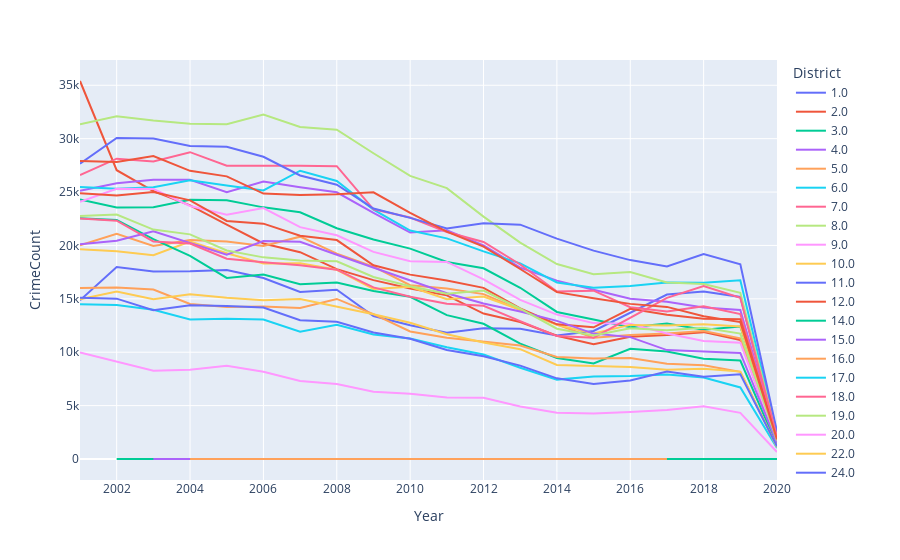

Notebook code for this chart:
### Markdown cell above
## Insights about Police districts vs Crime rate over the years
1. From the plot it can noted that police district 8 has the maximum crime rate over the years with 479488, least has been in district 31 with 202 and district 21 with 4 cases from the given data.  
2. Districts with less than 1000 crimes might have been created recently as it is very unlikely to have that amount of crimes as compared to the other districts.  
3. There are 47 cases which are not in any district marked with unknown

### Code cell
groupby_district_year= after_dropped_data[['District','ID','Year']].groupby(['Year','District']).count().rename(columns={'ID':'CrimeCount'})

groupby_district_year.reset_index(inplace=True)
#used plotly express to plot the graph might not print in pdf
fig = px.line(groupby_district_year, x="Year", y="CrimeCount", color="District",
              line_group="District", hover_name="District")
fig.show()

#used sns to plot the static plot
sns.set_style('darkgrid')
ax,figu=plt.subplots(figsize=(20,10))
sns.lineplot(data=groupby_district_year,x='Year',y='CrimeCount',hue='District')
figu.show()

### Figure 1 — Plotly figure (JSON) as saved in the notebook; plotly's stock layout.template omitted (floating-point values rounded to 4 significant figures)
{"data": [{"hoverlabel": {"namelength": 0}, "hovertemplate": "<b>%{hovertext}</b><br><br>District=1.0<br>Year=%{x}<br>CrimeCount=%{y}", "hovertext": [1, 1, 1, 1, 1, 1, 1, 1, 1, 1, 1, 1, 1, 1, 1, 1, 1, 1, 1, 1], "legendgroup": "1.0", "line": {"color": "#636efa", "dash": "solid"}, "mode": "lines", "name": "1.0", "showlegend": true, "type": "scatter", "x": [2001, 2002, 2003, 2004, 2005, 2006, 2007, 2008, 2009, 2010, 2011, 2012, 2013, 2014, 2015, 2016, 2017, 2018, 2019, 2020], "xaxis": "x", "y": [14857, 17972, 17571, 17578, 17697, 16950, 15649, 15851, 13396, 12526, 11824, 12256, 12204, 11573, 11994, 13723, 15406, 15681, 15175, 2041], "yaxis": "y"}, {"hoverlabel": {"namelength": 0}, "hovertemplate": "<b>%{hovertext}</b><br><br>District=2.0<br>Year=%{x}<br>CrimeCount=%{y}", "hovertext": [2, 2, 2, 2, 2, 2, 2, 2, 2, 2, 2, 2, 2, 2, 2, 2, 2, 2, 2, 2], "legendgroup": "2.0", "line": {"color": "#EF553B", "dash": "solid"}, "mode": "lines", "name": "2.0", "showlegend": true, "type": "scatter", "x": [2001, 2002, 2003, 2004, 2005, 2006, 2007, 2008, 2009, 2010, 2011, 2012, 2013, 2014, 2015, 2016, 2017, 2018, 2019, 2020], "xaxis": "x", "y": [35401, 27045, 25098, 23759, 21959, 20185, 19367, 17779, 16754, 15960, 15328, 13620, 12837, 11539, 10759, 11439, 11612, 11882, 11154, 1537], "yaxis": "y"}, {"hoverlabel": {"namelength": 0}, "hovertemplate": "<b>%{hovertext}</b><br><br>District=3.0<br>Year=%{x}<br>CrimeCount=%{y}", "hovertext": [3, 3, 3, 3, 3, 3, 3, 3, 3, 3, 3, 3, 3, 3, 3, 3, 3, 3, 3, 3], "legendgroup": "3.0", "line": {"color": "#00cc96", "dash": "solid"}, "mode": "lines", "name": "3.0", "showlegend": true, "type": "scatter", "x": [2001, 2002, 2003, 2004, 2005, 2006, 2007, 2008, 2009, 2010, 2011, 2012, 2013, 2014, 2015, 2016, 2017, 2018, 2019, 2020], "xaxis": "x", "y": [24310, 23557, 23580, 24278, 24223, 23567, 23113, 21615, 20553, 19702, 18458, 17858, 16038, 13773, 13065, 12333, 12688, 12117, 12415, 1930], "yaxis": "y"}, {"hoverlabel": {"namelength": 0}, "hovertemplate": "<b>%{hovertext}</b><br><br>District=4.0<br>Year=%{x}<br>CrimeCount=%{y}", "hovertext": [4, 4, 4, 4, 4, 4, 4, 4, 4, 4, 4, 4, 4, 4, 4, 4, 4, 4, 4, 4], "legendgroup": "4.0", "line": {"color": "#ab63fa", "dash": "solid"}, "mode": "lines", "name": "4.0", "showlegend": true, "type": "scatter", "x": [2001, 2002, 2003, 2004, 2005, 2006, 2007, 2008, 2009, 2010, 2011, 2012, 2013, 2014, 2015, 2016, 2017, 2018, 2019, 2020], "xaxis": "x", "y": [25118, 25832, 26144, 26142, 24988, 25984, 25458, 24977, 23053, 21212, 21423, 20014, 17926, 16704, 15857, 15005, 14738, 14184, 13958, 1992], "yaxis": "y"}, {"hoverlabel": {"namelength": 0}, "hovertemplate": "<b>%{hovertext}</b><br><br>District=5.0<br>Year=%{x}<br>CrimeCount=%{y}", "hovertext": [5, 5, 5, 5, 5, 5, 5, 5, 5, 5, 5, 5, 5, 5, 5, 5, 5, 5, 5, 5], "legendgroup": "5.0", "line": {"color": "#FFA15A", "dash": "solid"}, "mode": "lines", "name": "5.0", "showlegend": true, "type": "scatter", "x": [2001, 2002, 2003, 2004, 2005, 2006, 2007, 2008, 2009, 2010, 2011, 2012, 2013, 2014, 2015, 2016, 2017, 2018, 2019, 2020], "xaxis": "x", "y": [20006, 21092, 19950, 20499, 20369, 19950, 20822, 19240, 18009, 16278, 15959, 15443, 13977, 12591, 11349, 11622, 11745, 11991, 11296, 1662], "yaxis": "y"}, {"hoverlabel": {"namelength": 0}, "hovertemplate": "<b>%{hovertext}</b><br><br>District=6.0<br>Year=%{x}<br>CrimeCount=%{y}", "hovertext": [6, 6, 6, 6, 6, 6, 6, 6, 6, 6, 6, 6, 6, 6, 6, 6, 6, 6, 6, 6], "legendgroup": "6.0", "line": {"color": "#19d3f3", "dash": "solid"}, "mode": "lines", "name": "6.0", "showlegend": true, "type": "scatter", "x": [2001, 2002, 2003, 2004, 2005, 2006, 2007, 2008, 2009, 2010, 2011, 2012, 2013, 2014, 2015, 2016, 2017, 2018, 2019, 2020], "xaxis": "x", "y": [25479, 25314, 25460, 26106, 25616, 25150, 26997, 26038, 23350, 21394, 20664, 19445, 18324, 16537, 16040, 16200, 16542, 16513, 16743, 2414], "yaxis": "y"}, {"hoverlabel": {"namelength": 0}, "hovertemplate": "<b>%{hovertext}</b><br><br>District=7.0<br>Year=%{x}<br>CrimeCount=%{y}", "hovertext": [7, 7, 7, 7, 7, 7, 7, 7, 7, 7, 7, 7, 7, 7, 7, 7, 7, 7, 7, 7], "legendgroup": "7.0", "line": {"color": "#FF6692", "dash": "solid"}, "mode": "lines", "name": "7.0", "showlegend": true, "type": "scatter", "x": [2001, 2002, 2003, 2004, 2005, 2006, 2007, 2008, 2009, 2010, 2011, 2012, 2013, 2014, 2015, 2016, 2017, 2018, 2019, 2020], "xaxis": "x", "y": [26600, 28125, 27864, 28735, 27465, 27484, 27457, 27423, 23383, 22614, 21255, 20321, 18214, 15687, 15765, 14215, 13815, 14297, 13575, 1918], "yaxis": "y"}, {"hoverlabel": {"namelength": 0}, "hovertemplate": "<b>%{hovertext}</b><br><br>District=8.0<br>Year=%{x}<br>CrimeCount=%{y}", "hovertext": [8, 8, 8, 8, 8, 8, 8, 8, 8, 8, 8, 8, 8, 8, 8, 8, 8, 8, 8, 8], "legendgroup": "8.0", "line": {"color": "#B6E880", "dash": "solid"}, "mode": "lines", "name": "8.0", "showlegend": true, "type": "scatter", "x": [2001, 2002, 2003, 2004, 2005, 2006, 2007, 2008, 2009, 2010, 2011, 2012, 2013, 2014, 2015, 2016, 2017, 2018, 2019, 2020], "xaxis": "x", "y": [31345, 32096, 31707, 31402, 31349, 32267, 31100, 30846, 28632, 26512, 25371, 22701, 20268, 18262, 17308, 17516, 16539, 16384, 15568, 2315], "yaxis": "y"}, {"hoverlabel": {"namelength": 0}, "hovertemplate": "<b>%{hovertext}</b><br><br>District=9.0<br>Year=%{x}<br>CrimeCount=%{y}", "hovertext": [9, 9, 9, 9, 9, 9, 9, 9, 9, 9, 9, 9, 9, 9, 9, 9, 9, 9, 9, 9], "legendgroup": "9.0", "line": {"color": "#FF97FF", "dash": "solid"}, "mode": "lines", "name": "9.0", "showlegend": true, "type": "scatter", "x": [2001, 2002, 2003, 2004, 2005, 2006, 2007, 2008, 2009, 2010, 2011, 2012, 2013, 2014, 2015, 2016, 2017, 2018, 2019, 2020], "xaxis": "x", "y": [24080, 25313, 25296, 23699, 22869, 23502, 21718, 20955, 19400, 18519, 18455, 16821, 14896, 13526, 12727, 12659, 11751, 11050, 10899, 1680], "yaxis": "y"}, {"hoverlabel": {"namelength": 0}, "hovertemplate": "<b>%{hovertext}</b><br><br>District=10.0<br>Year=%{x}<br>CrimeCount=%{y}", "hovertext": [10, 10, 10, 10, 10, 10, 10, 10, 10, 10, 10, 10, 10, 10, 10, 10, 10, 10, 10, 10], "legendgroup": "10.0", "line": {"color": "#FECB52", "dash": "solid"}, "mode": "lines", "name": "10.0", "showlegend": true, "type": "scatter", "x": [2001, 2002, 2003, 2004, 2005, 2006, 2007, 2008, 2009, 2010, 2011, 2012, 2013, 2014, 2015, 2016, 2017, 2018, 2019, 2020], "xaxis": "x", "y": [19641, 19460, 19086, 20364, 19270, 18313, 18336, 17721, 15915, 16121, 14968, 15215, 13974, 12564, 11760, 12561, 12499, 12631, 12413, 1879], "yaxis": "y"}, {"hoverlabel": {"namelength": 0}, "hovertemplate": "<b>%{hovertext}</b><br><br>District=11.0<br>Year=%{x}<br>CrimeCount=%{y}", "hovertext": [11, 11, 11, 11, 11, 11, 11, 11, 11, 11, 11, 11, 11, 11, 11, 11, 11, 11, 11, 11], "legendgroup": "11.0", "line": {"color": "#636efa", "dash": "solid"}, "mode": "lines", "name": "11.0", "showlegend": true, "type": "scatter", "x": [2001, 2002, 2003, 2004, 2005, 2006, 2007, 2008, 2009, 2010, 2011, 2012, 2013, 2014, 2015, 2016, 2017, 2018, 2019, 2020], "xaxis": "x", "y": [27651, 30063, 30018, 29323, 29240, 28302, 26557, 25685, 23458, 22581, 21599, 22069, 21949, 20642, 19518, 18628, 18030, 19196, 18239, 2560], "yaxis": "y"}, {"hoverlabel": {"namelength": 0}, "hovertemplate": "<b>%{hovertext}</b><br><br>District=12.0<br>Year=%{x}<br>CrimeCount=%{y}", "hovertext": [12, 12, 12, 12, 12, 12, 12, 12, 12, 12, 12, 12, 12, 12, 12, 12, 12, 12, 12, 12], "legendgroup": "12.0", "line": {"color": "#EF553B", "dash": "solid"}, "mode": "lines", "name": "12.0", "showlegend": true, "type": "scatter", "x": [2001, 2002, 2003, 2004, 2005, 2006, 2007, 2008, 2009, 2010, 2011, 2012, 2013, 2014, 2015, 2016, 2017, 2018, 2019, 2020], "xaxis": "x", "y": [24880, 24678, 25001, 24226, 22291, 22042, 20916, 20503, 18140, 17267, 16725, 16027, 14103, 12611, 12338, 14068, 13502, 13138, 13096, 1853], "yaxis": "y"}, {"hoverlabel": {"namelength": 0}, "hovertemplate": "<b>%{hovertext}</b><br><br>District=14.0<br>Year=%{x}<br>CrimeCount=%{y}", "hovertext": [14, 14, 14, 14, 14, 14, 14, 14, 14, 14, 14, 14, 14, 14, 14, 14, 14, 14, 14, 14], "legendgroup": "14.0", "line": {"color": "#00cc96", "dash": "solid"}, "mode": "lines", "name": "14.0", "showlegend": true, "type": "scatter", "x": [2001, 2002, 2003, 2004, 2005, 2006, 2007, 2008, 2009, 2010, 2011, 2012, 2013, 2014, 2015, 2016, 2017, 2018, 2019, 2020], "xaxis": "x", "y": [22542, 22389, 20595, 19023, 16957, 17274, 16358, 16522, 15731, 15188, 13471, 12663, 10804, 9461, 8943, 10331, 10059, 9389, 9226, 1269], "yaxis": "y"}, {"hoverlabel": {"namelength": 0}, "hovertemplate": "<b>%{hovertext}</b><br><br>District=15.0<br>Year=%{x}<br>CrimeCount=%{y}", "hovertext": [15, 15, 15, 15, 15, 15, 15, 15, 15, 15, 15, 15, 15, 15, 15, 15, 15, 15, 15, 15], "legendgroup": "15.0", "line": {"color": "#ab63fa", "dash": "solid"}, "mode": "lines", "name": "15.0", "showlegend": true, "type": "scatter", "x": [2001, 2002, 2003, 2004, 2005, 2006, 2007, 2008, 2009, 2010, 2011, 2012, 2013, 2014, 2015, 2016, 2017, 2018, 2019, 2020], "xaxis": "x", "y": [20118, 20443, 21332, 20260, 19134, 20418, 20349, 19124, 17929, 16708, 15524, 14569, 13810, 12934, 11743, 11415, 10200, 10080, 9933, 1542], "yaxis": "y"}, {"hoverlabel": {"namelength": 0}, "hovertemplate": "<b>%{hovertext}</b><br><br>District=16.0<br>Year=%{x}<br>CrimeCount=%{y}", "hovertext": [16, 16, 16, 16, 16, 16, 16, 16, 16, 16, 16, 16, 16, 16, 16, 16, 16, 16, 16, 16], "legendgroup": "16.0", "line": {"color": "#FFA15A", "dash": "solid"}, "mode": "lines", "name": "16.0", "showlegend": true, "type": "scatter", "x": [2001, 2002, 2003, 2004, 2005, 2006, 2007, 2008, 2009, 2010, 2011, 2012, 2013, 2014, 2015, 2016, 2017, 2018, 2019, 2020], "xaxis": "x", "y": [16011, 16057, 15876, 14523, 14233, 14291, 14152, 14990, 13564, 11947, 11362, 10982, 10626, 9560, 9419, 9459, 8930, 8786, 8160, 1175], "yaxis": "y"}, {"hoverlabel": {"namelength": 0}, "hovertemplate": "<b>%{hovertext}</b><br><br>District=17.0<br>Year=%{x}<br>CrimeCount=%{y}", "hovertext": [17, 17, 17, 17, 17, 17, 17, 17, 17, 17, 17, 17, 17, 17, 17, 17, 17, 17, 17, 17], "legendgroup": "17.0", "line": {"color": "#19d3f3", "dash": "solid"}, "mode": "lines", "name": "17.0", "showlegend": true, "type": "scatter", "x": [2001, 2002, 2003, 2004, 2005, 2006, 2007, 2008, 2009, 2010, 2011, 2012, 2013, 2014, 2015, 2016, 2017, 2018, 2019, 2020], "xaxis": "x", "y": [14484, 14430, 13975, 13058, 13137, 13060, 11930, 12561, 11652, 11283, 10458, 9787, 8552, 7435, 7723, 7774, 7910, 7638, 6705, 1038], "yaxis": "y"}, {"hoverlabel": {"namelength": 0}, "hovertemplate": "<b>%{hovertext}</b><br><br>District=18.0<br>Year=%{x}<br>CrimeCount=%{y}", "hovertext": [18, 18, 18, 18, 18, 18, 18, 18, 18, 18, 18, 18, 18, 18, 18, 18, 18, 18, 18, 18], "legendgroup": "18.0", "line": {"color": "#FF6692", "dash": "solid"}, "mode": "lines", "name": "18.0", "showlegend": true, "type": "scatter", "x": [2001, 2002, 2003, 2004, 2005, 2006, 2007, 2008, 2009, 2010, 2011, 2012, 2013, 2014, 2015, 2016, 2017, 2018, 2019, 2020], "xaxis": "x", "y": [22517, 22315, 20379, 20172, 18759, 18416, 18148, 17731, 16075, 15193, 14545, 14352, 12914, 11512, 11364, 13214, 15097, 16207, 15094, 2089], "yaxis": "y"}, {"hoverlabel": {"namelength": 0}, "hovertemplate": "<b>%{hovertext}</b><br><br>District=19.0<br>Year=%{x}<br>CrimeCount=%{y}", "hovertext": [19, 19, 19, 19, 19, 19, 19, 19, 19, 19, 19, 19, 19, 19, 19, 19, 19, 19, 19, 19], "legendgroup": "19.0", "line": {"color": "#B6E880", "dash": "solid"}, "mode": "lines", "name": "19.0", "showlegend": true, "type": "scatter", "x": [2001, 2002, 2003, 2004, 2005, 2006, 2007, 2008, 2009, 2010, 2011, 2012, 2013, 2014, 2015, 2016, 2017, 2018, 2019, 2020], "xaxis": "x", "y": [22755, 22901, 21485, 21039, 19529, 18884, 18590, 18510, 17050, 16176, 15479, 15774, 14074, 12206, 11565, 12248, 12065, 12285, 11748, 1735], "yaxis": "y"}, {"hoverlabel": {"namelength": 0}, "hovertemplate": "<b>%{hovertext}</b><br><br>District=20.0<br>Year=%{x}<br>CrimeCount=%{y}", "hovertext": [20, 20, 20, 20, 20, 20, 20, 20, 20, 20, 20, 20, 20, 20, 20, 20, 20, 20, 20, 20], "legendgroup": "20.0", "line": {"color": "#FF97FF", "dash": "solid"}, "mode": "lines", "name": "20.0", "showlegend": true, "type": "scatter", "x": [2001, 2002, 2003, 2004, 2005, 2006, 2007, 2008, 2009, 2010, 2011, 2012, 2013, 2014, 2015, 2016, 2017, 2018, 2019, 2020], "xaxis": "x", "y": [9987, 9152, 8259, 8369, 8729, 8180, 7302, 7018, 6298, 6102, 5758, 5744, 4909, 4334, 4268, 4403, 4595, 4949, 4321, 651], "yaxis": "y"}, {"hoverlabel": {"namelength": 0}, "hovertemplate": "<b>%{hovertext}</b><br><br>District=22.0<br>Year=%{x}<br>CrimeCount=%{y}", "hovertext": [22, 22, 22, 22, 22, 22, 22, 22, 22, 22, 22, 22, 22, 22, 22, 22, 22, 22, 22, 22], "legendgroup": "22.0", "line": {"color": "#FECB52", "dash": "solid"}, "mode": "lines", "name": "22.0", "showlegend": true, "type": "scatter", "x": [2001, 2002, 2003, 2004, 2005, 2006, 2007, 2008, 2009, 2010, 2011, 2012, 2013, 2014, 2015, 2016, 2017, 2018, 2019, 2020], "xaxis": "x", "y": [14952, 15674, 14960, 15439, 15110, 14863, 14980, 14292, 13551, 12764, 11689, 10916, 10286, 8814, 8749, 8615, 8350, 8459, 8186, 1102], "yaxis": "y"}, {"hoverlabel": {"namelength": 0}, "hovertemplate": "<b>%{hovertext}</b><br><br>District=24.0<br>Year=%{x}<br>CrimeCount=%{y}", "hovertext": [24, 24, 24, 24, 24, 24, 24, 24, 24, 24, 24, 24, 24, 24, 24, 24, 24, 24, 24, 24], "legendgroup": "24.0", "line": {"color": "#636efa", "dash": "solid"}, "mode": "lines", "name": "24.0", "showlegend": true, "type": "scatter", "x": [2001, 2002, 2003, 2004, 2005, 2006, 2007, 2008, 2009, 2010, 2011, 2012, 2013, 2014, 2015, 2016, 2017, 2018, 2019, 2020], "xaxis": "x", "y": [15110, 15020, 13934, 14397, 14323, 14187, 12995, 12850, 11849, 11261, 10214, 9621, 8747, 7555, 7029, 7351, 8200, 7711, 7941, 1179], "yaxis": "y"}, {"hoverlabel": {"namelength": 0}, "hovertemplate": "<b>%{hovertext}</b><br><br>District=25.0<br>Year=%{x}<br>CrimeCount=%{y}", "hovertext": [25, 25, 25, 25, 25, 25, 25, 25, 25, 25, 25, 25, 25, 25, 25, 25, 25, 25, 25, 25], "legendgroup": "25.0", "line": {"color": "#EF553B", "dash": "solid"}, "mode": "lines", "name": "25.0", "showlegend": true, "type": "scatter", "x": [2001, 2002, 2003, 2004, 2005, 2006, 2007, 2008, 2009, 2010, 2011, 2012, 2013, 2014, 2015, 2016, 2017, 2018, 2019, 2020], "xaxis": "x", "y": [27920, 27825, 28372, 26990, 26469, 24854, 24724, 24789, 24980, 23040, 21295, 19883, 17794, 15629, 15047, 14528, 14246, 13368, 12820, 1843], "yaxis": "y"}, {"hoverlabel": {"namelength": 0}, "hovertemplate": "<b>%{hovertext}</b><br><br>District=31.0<br>Year=%{x}<br>CrimeCount=%{y}", "hovertext": [31, 31, 31, 31, 31, 31, 31, 31, 31, 31, 31, 31, 31, 31, 31, 31, 31, 31, 31], "legendgroup": "31.0", "line": {"color": "#00cc96", "dash": "solid"}, "mode": "lines", "name": "31.0", "showlegend": true, "type": "scatter", "x": [2002, 2003, 2004, 2005, 2006, 2007, 2008, 2009, 2010, 2011, 2012, 2013, 2014, 2015, 2016, 2017, 2018, 2019, 2020], "xaxis": "x", "y": [9, 11, 6, 5, 7, 15, 22, 22, 25, 22, 4, 5, 3, 9, 15, 3, 10, 7, 2], "yaxis": "y"}, {"hoverlabel": {"namelength": 0}, "hovertemplate": "<b>%{hovertext}</b><br><br>District=21.0<br>Year=%{x}<br>CrimeCount=%{y}", "hovertext": [21, 21], "legendgroup": "21.0", "line": {"color": "#ab63fa", "dash": "solid"}, "mode": "lines", "name": "21.0", "showlegend": true, "type": "scatter", "x": [2003, 2004], "xaxis": "x", "y": [1, 3], "yaxis": "y"}, {"hoverlabel": {"namelength": 0}, "hovertemplate": "<b>%{hovertext}</b><br><br>District=Unknown<br>Year=%{x}<br>CrimeCount=%{y}", "hovertext": ["Unknown", "Unknown", "Unknown", "Unknown", "Unknown", "Unknown"], "legendgroup": "Unknown", "line": {"color": "#FFA15A", "dash": "solid"}, "mode": "lines", "name": "Unknown", "showlegend": true, "type": "scatter", "x": [2004, 2005, 2006, 2007, 2008, 2017], "xaxis": "x", "y": [2, 1, 1, 2, 40, 1], "yaxis": "y"}], "layout": {"legend": {"title": {"text": "District"}, "tracegroupgap": 0}, "margin": {"t": 60}, "xaxis": {"anchor": "y", "domain": [0, 1], "title": {"text": "Year"}}, "yaxis": {"anchor": "x", "domain": [0, 1], "title": {"text": "CrimeCount"}}}}
